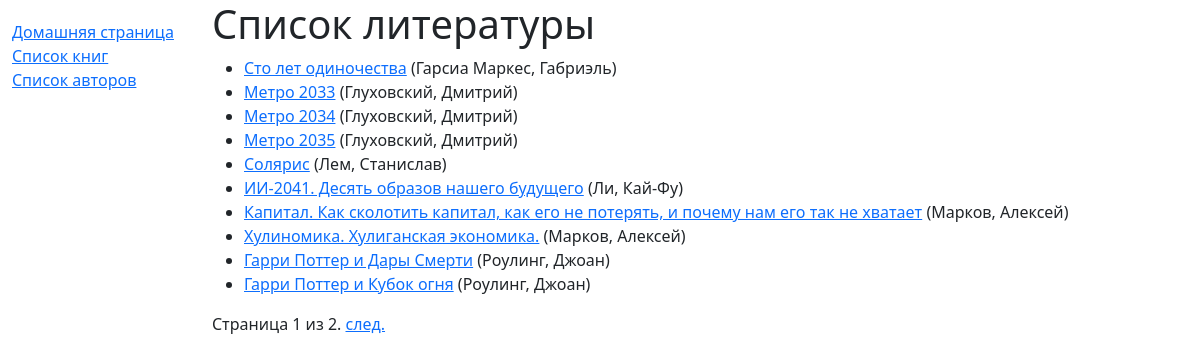
/catalog/books/, run on the app's committed database.
### catalog/models.py (models this page shows, shortened)
class Book(models.Model):
    title = models.CharField(verbose_name='Название книги', max_length=200, help_text='Название книги')
    summary = models.TextField(verbose_name='Описание', max_length=1500, help_text='Краткое описание книги')
    isbn = models.CharField(verbose_name='ISBN', max_length=25, help_text='13-ти символьный <a href="https://www.isbn-international.org/content/what-isbn''">ISBN номер</a>')
    genre = models.ManyToManyField(Genre, verbose_name='Жанр', help_text='Жанры, к которым относится книга')
    language = models.ForeignKey('Language', verbose_name='Язык', on_delete=models.DO_NOTHING, help_text='Язык, на котором написана книга')
    author = models.ForeignKey('Author', verbose_name='Автор', on_delete=models.SET_NULL, null=True, help_text='Автор книги')
    def get_absolute_url(self) -> str:
        return reverse('book-detail', args=[str(self.id)])
    class Meta:
        ordering = ['author', 'title', 'language']
        verbose_name = 'Книгу'
        verbose_name_plural = 'Книги'

class Author(models.Model):
    first_name = models.CharField(verbose_name='Имя', max_length=100, help_text='Имя и отчество (опционально) автора')
    last_name = models.CharField(verbose_name='Фамилия', max_length=100, help_text='Фамилия автора')
    date_of_birth = models.DateField(verbose_name='Дата рождения', null=True, blank=True, help_text='Дата рождения автора')
    date_of_death = models.DateField(verbose_name='Дата смерти', null=True, blank=True, help_text='Дата смерти автора')
    class Meta:
        ordering = ['last_name', 'first_name']
        verbose_name = 'Автора'
        verbose_name_plural = 'Авторы'
    def __str__(self) -> str:
        return '%s, %s' % (self.last_name, self.first_name)

### catalog/views.py (the view)
# urls.py: path('books/', views.BookListView.as_view(), name='books'),
class BookListView(generic.ListView):
    model = Book
    paginate_by = 10

### catalog/templates/catalog/book_list.html (shortened to what this page needs)
{% extends "base_generic.html" %}
{% block content %}
  <h1>Список литературы</h1>
  {% if book_list %}
    <ul>
      {% for book in book_list %}
      <li>
        <a href="{{ book.get_absolute_url }}">{{ book.title }}</a> ({{book.author}})
      </li>
      {% endfor %}
    </ul>
  {% else %}
    <p>В библиотеки нет книг</p>
  {% endif %}
{% endblock %}

### catalog/templates/base_generic.html (shortened to what this page needs)
<!DOCTYPE html>
<html lang="ru">
  <head>
    <link href="https://cdn.jsdelivr.net/npm/bootstrap@5.3.2/dist/css/bootstrap.min.css"
      rel="stylesheet"
>
    {% load static %}
    <link rel="stylesheet" href="{% static 'css/styles.css' %}" />
  </head>
  <body>
    <div class="container-fluid">
      <div class="row">
        <div class="col-sm-2">
          {% block sidebar %}
            <ul class="sidebar-nav">
              <li><a href="{% url 'index' %}">Домашняя страница</a></li>
              <li><a href="{% url 'books' %}">Список книг</a></li>
              <li><a href="{% url 'authors' %}">Список авторов</a></li>
            </ul>
          {% endblock %}
        </div>
        <div class="col-sm-10 ">
          {% block content %}{% endblock %}
          {% block pagination %}
            {% if is_paginated %}
                <div class="pagination">
                    <span class="page-links">
                        <span class="page-current">
                            Страница {{ page_obj.number }} из {{ page_obj.paginator.num_pages }}.
                        </span>
                        {% if page_obj.has_next %}
                            <a href="{{ request.path }}?page={{ page_obj.next_page_number }}">след.</a>
                        {% endif %}
                    </span>
                </div>
            {% endif %}
          {% endblock %}
        </div>
      </div>
    </div>
  </body>
</html>

### catalog/static/css/styles.css (style rules this page uses)
.sidebar-nav { margin-top: 20px; padding: 0; list-style: none; }

### data on the page
Book: title "Сто лет одиночества", author "Гарсиа Маркес, Габриэль"
Book: title "Метро 2033", author "Глуховский, Дмитрий"
Book: title "Метро 2034", author "Глуховский, Дмитрий"
Book: title "Метро 2035", author "Глуховский, Дмитрий"
Book: title "Солярис", author "Лем, Станислав"
Book: title "ИИ-2041. Десять образов нашего будущего", author "Ли, Кай-Фу"
Book: title "Капитал. Как сколотить капитал, как его не потерять, и почему нам его так не хватает", author "Марков, Алексей"
Book: title "Хулиномика. Хулиганская экономика.", author "Марков, Алексей"
Book: title "Гарри Поттер и Дары Смерти", author "Роулинг, Джоан"
Book: title "Гарри Поттер и Кубок огня", author "Роулинг, Джоан"

### other printed values
{{ page_obj.number }} "1"
{{ page_obj.paginator.num_pages }} "2"
